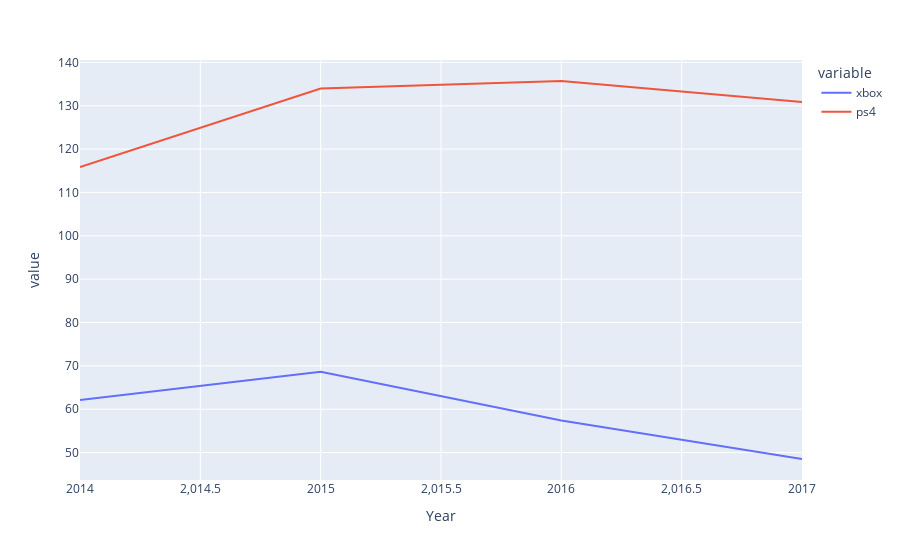

The cell this chart's notebook holds for it:
### Code cell
global_sales_chart(['xbox', 'ps4'], [2014, 2017])

### Figure 1 — Plotly figure (JSON) as saved in the notebook; plotly's stock layout.template omitted (floating-point values rounded to 4 significant figures)
{"data": [{"hovertemplate": "variable=xbox<br>Year=%{x}<br>value=%{y}<extra></extra>", "legendgroup": "xbox", "line": {"color": "#636efa", "dash": "solid"}, "marker": {"symbol": "circle"}, "mode": "lines", "name": "xbox", "orientation": "v", "showlegend": true, "type": "scatter", "x": [2014, 2015, 2016, 2017], "xaxis": "x", "y": [62.12, 68.61, 57.37, 48.51], "yaxis": "y"}, {"hovertemplate": "variable=ps4<br>Year=%{x}<br>value=%{y}<extra></extra>", "legendgroup": "ps4", "line": {"color": "#EF553B", "dash": "solid"}, "marker": {"symbol": "circle"}, "mode": "lines", "name": "ps4", "orientation": "v", "showlegend": true, "type": "scatter", "x": [2014, 2015, 2016, 2017], "xaxis": "x", "y": [115.8, 134.0, 135.7, 130.9], "yaxis": "y"}], "layout": {"autosize": true, "legend": {"title": {"text": "variable"}, "tracegroupgap": 0}, "margin": {"t": 60}, "xaxis": {"anchor": "y", "autorange": true, "domain": [0, 1], "range": [2014, 2017], "title": {"text": "Year"}, "type": "linear"}, "yaxis": {"anchor": "x", "autorange": true, "domain": [0, 1], "range": [43.66, 140.6], "title": {"text": "value"}, "type": "linear"}}}
